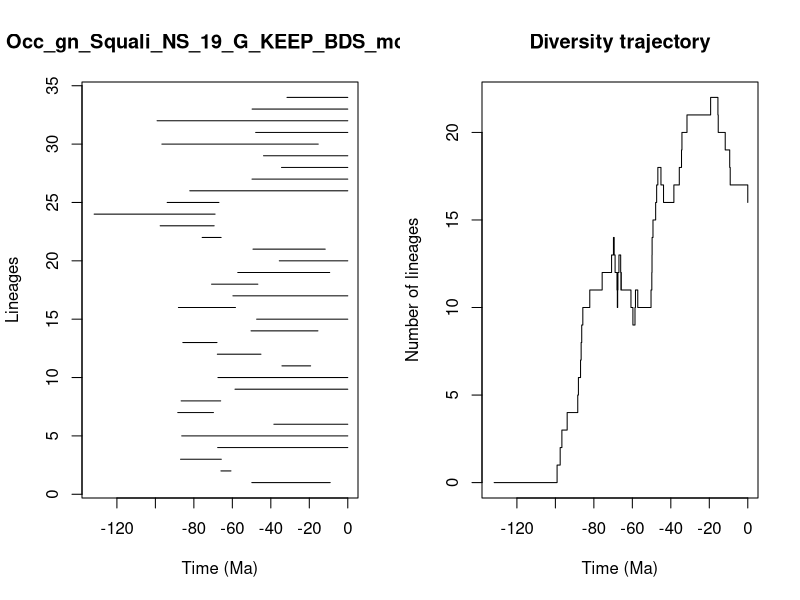

Recreate this plot in R.


pdf(file='../Results/Genus_NS/5_MA_bins_EXT_EP/pyrate_mcmc_logs/Occ_gn_Squali_NS_19_G_KEEP_BDS_mcmc_LTT.pdf',width=0.6*20, height=0.6*10)
title = "Occ_gn_Squali_NS_19_G_KEEP_BDS_mcmc"
ts=c(49.87572077074274, 65.93627198000974,86.92245040681676,67.62616046458388,86.31109534048741,38.41063910131469,88.3744914301058,86.61219080038414,58.622052573009356,67.4910116742703,34.21904897034923,67.80401023042128,85.73743254286511,50.289026540146565,47.36695538958665,88.03028277490205,59.70474387031284,70.79454316461533,57.18036238847789,35.59695996607893,49.27297187587975,75.68965342926111,97.5130688732376,131.83050123352047,93.87772365144423,82.12371327012043,49.7749448965751,34.440857317582136,43.79058789594936,96.622804730516,47.882361421373645,99.11667277537231,49.72748527523562,31.59685710769345)
te=c(9.130944555961685, 60.72046618415943,65.73663317577959,0.0,0.0,0.0,69.8196077167219,66.06149498299185,0.0,0.0,19.31087153624123,45.13126803539992,67.98155503645356,15.519877003653356,0.0,58.37516806993979,0.0,46.74226405869067,9.390537432529513,0.0,11.724415651596315,65.83081469121208,69.4403687903899,68.96589929440394,66.96757339972304,0.0,0.0,0.0,0.0,15.356883579373987,0.0,0.0,0.0,0.0)
div_traj=c(0, 1,2,3,4,5,6,7,8,9,10,11,12,13,14,13,12,11,10,11,12,13,12,11,12,11,10,9,10,11,10,11,12,13,14,15,16,17,18,17,16,17,18,19,20,21,22,21,20,19,18,17,16)
time_events=c(131.83050123352047, 99.11667277537231,97.5130688732376,96.622804730516,93.87772365144423,88.3744914301058,88.03028277490205,86.92245040681676,86.61219080038414,86.31109534048741,85.73743254286511,82.12371327012043,75.68965342926111,70.79454316461533,69.8196077167219,69.4403687903899,68.96589929440394,67.98155503645356,67.80401023042128,67.62616046458388,67.4910116742703,66.96757339972304,66.06149498299185,65.93627198000974,65.83081469121208,65.73663317577959,60.72046618415943,59.70474387031284,58.622052573009356,58.37516806993979,57.18036238847789,50.289026540146565,49.87572077074274,49.7749448965751,49.72748527523562,49.27297187587975,47.882361421373645,47.36695538958665,46.74226405869067,45.13126803539992,43.79058789594936,38.41063910131469,35.59695996607893,34.440857317582136,34.21904897034923,31.59685710769345,19.31087153624123,15.519877003653356,15.356883579373987,11.724415651596315,9.390537432529513,9.130944555961685,0.0)
                par(mfrow=c(1,2))
                L = length(ts)
                plot(ts, 1:L , xlim=c(-max(ts)-1,0), pch=20, type="n", main=title,xlab="Time (Ma)",ylab="Lineages")
                for (i in 1:L){segments(x0=-te[i],y0=i,x1=-ts[i],y1=i)}    
                t = -time_events
                plot(div_traj ~ t,type="s", main = "Diversity trajectory",xlab="Time (Ma)",ylab="Number of lineages",xlim=c(-max(ts)-1,0))
                abline(v=c(65,200,251,367,445),lty=2,col="gray")
                
